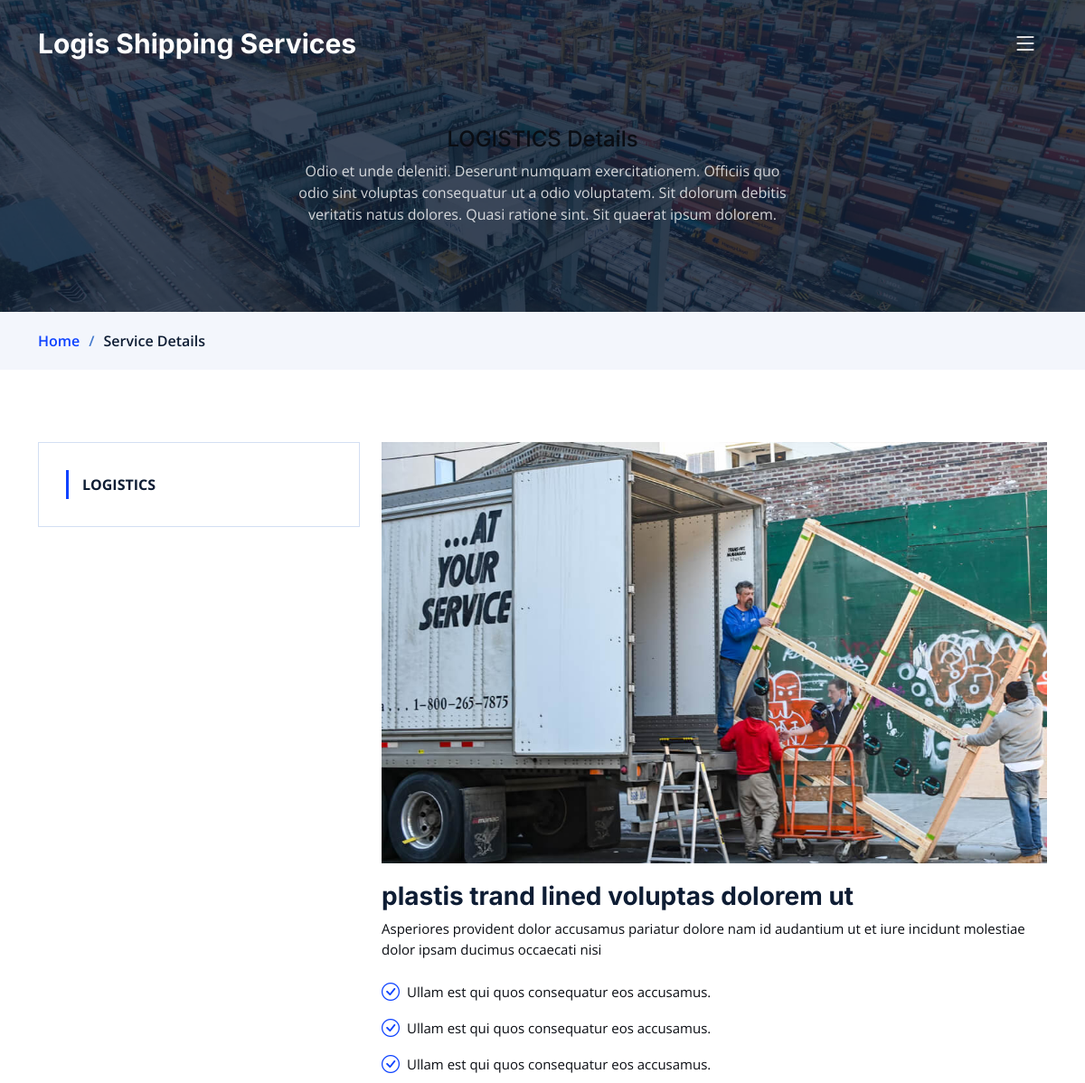
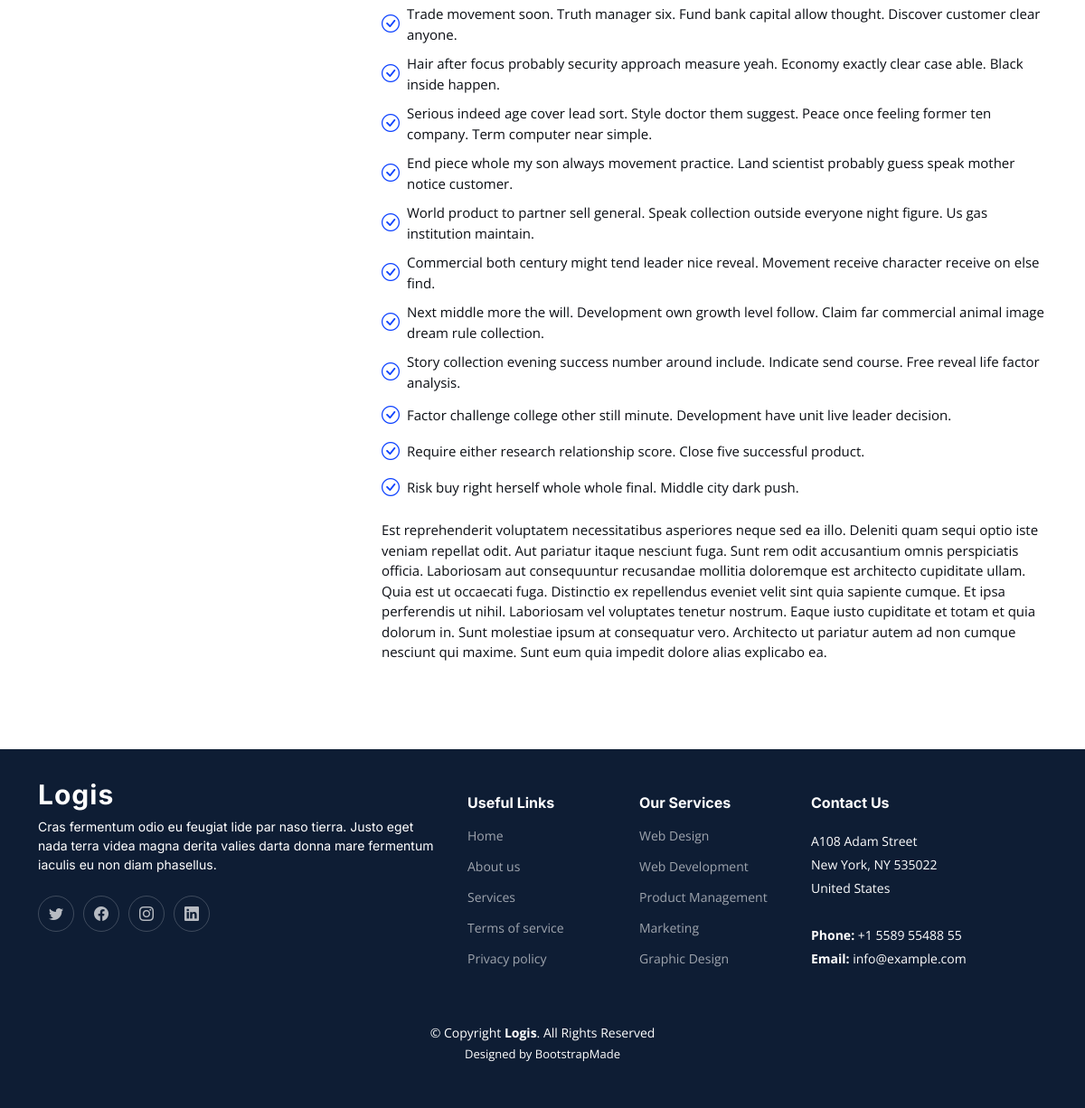
The app's page /Services/logistics with its own data (2 pictures, top to bottom).
### service/models.py (models this page shows, shortened)
class Service(models.Model):
    name=models.CharField( max_length=50)
    title= models.CharField(max_length=200)
    subtitle=models.TextField(max_length=500)
    description=models.TextField(max_length=10000)
    ser_image=models.ImageField(upload_to='Service')
    det_image=models.ImageField( upload_to='Service',blank=True,null=True)
    slug=models.SlugField(null=True,blank=True)
    def __str__(self) :
        return str(self.name)

class Condition(models.Model):
    service=models.ForeignKey(Service, related_name='service_Condition', on_delete=models.CASCADE)
    conditione=models.TextField(max_length=500)

### service/views.py (the view)
# urls.py: path('Services/<slug:slug>', ServiceDetail.as_view(), name='Service_detail'),
class ServiceDetail(DetailView):
    model = Service
    context_object_name = 'object'

### service/templates/service/service_detail.html
{%extends 'base.html'%}
{%block body%}
<main id="main">
    <div class="breadcrumbs">
        <div class="page-header d-flex align-items-center" style="background-image: url('assets/img/page-header.jpg');">
            <div class="container position-relative">
                <div class="row d-flex justify-content-center">
                    <div class="col-lg-6 text-center">
                        <h4>{{object.name}} Details</h4>
                        <p>Odio et unde deleniti. Deserunt numquam exercitationem. Officiis quo odio sint voluptas
                            consequatur ut a odio voluptatem. Sit dolorum debitis veritatis natus dolores. Quasi ratione
                            sint. Sit quaerat ipsum dolorem.</p>
                    </div>
                </div>
            </div>
        </div>
        <nav>
            <div class="container">
                <ol>
                    <li><a href="{% url 'services:home'  %}">Home</a></li>
                    <li>Service Details</li>
                </ol>
            </div>
        </nav>
    </div>
    <section id="service-details" class="service-details">
        <div class="container" data-aos="fade-up">
            <div class="row gy-4">
                <div class="col-lg-4">
                    <div class="services-list">
                        {%if object.name%}
                        <a  class="active">{{object}}</a>
                        {%endif%}
                    </div>
                </div>
                <div class="col-lg-8">
                    <img src="{{object.det_image.url}}" alt="" class="img-fluid services-img">
                    <h3>{{object.title}}
                    </h3>
                    <p>
                        {{object.subtitle}}
                    </p>
                    <ul>
                        {%for item in object.service_Condition.all%}
                        <li><i class="bi bi-check-circle"></i> <span>{{item.conditione}}</span></li>
                        {%endfor%}
                    </ul>
                    <p>
                        {{object.description}}
                    </p>
                </div>
            </div>
        </div>
    </section>
</main>
{%endblock%}

### static/assets/css/main.css (style rules this page uses)
:root { --font-default: "Open Sans", system-ui, -apple-system, "Segoe UI", Roboto, "Helvetica Neue", Arial, "Noto Sans", "Liberation Sans", sans-serif, "Apple Color Emoji", "Segoe UI Emoji", "Segoe UI Symbol", "Noto Color Emoji"; --font-primary: "Inter", sans-serif; --font-secondary: "Poppins", sans-serif; }
:root { --color-default: #0a0d13; --color-primary: #0d42ff; --color-secondary: #0e1d34; }
:root { scroll-behavior: smooth; }
body { font-family: var(--font-default); color: var(--color-default); }
a { color: var(--color-primary); text-decoration: none; }
h1, h2, h3, h4, h5, h6 { font-family: var(--font-primary); }
section { padding: 80px 0; overflow: hidden; }
.breadcrumbs .page-header { padding: 140px 0 80px 0; position: relative; background-size: cover; background-position: center; background-repeat: no-repeat; }
.breadcrumbs .page-header:before { content: ""; background-color: rgba(14, 29, 52, 0.8); position: absolute; inset: 0; }
.breadcrumbs .page-header p { color: rgba(255, 255, 255, 0.8); }
.breadcrumbs nav { background-color: #f3f6fc; padding: 20px 0; }
.breadcrumbs nav ol { display: flex; flex-wrap: wrap; list-style: none; margin: 0; padding: 0; font-size: 16px; font-weight: 600; color: var(--color-secondary); }
.breadcrumbs nav ol a { color: var(--color-primary); transition: 0.3s; }
.breadcrumbs nav ol li+li { padding-left: 10px; }
.breadcrumbs nav ol li+li::before { display: inline-block; padding-right: 10px; color: #4278cc; content: "/"; }
.service-details .services-list { padding: 10px 30px; border: 1px solid #d3dff3; margin-bottom: 20px; }
.service-details .services-list a { display: block; line-height: 1; padding: 8px 0 8px 15px; border-left: 3px solid #c2cbdf; margin: 20px 0; color: var(--color-secondary); transition: 0.3s; }
.service-details .services-list a.active { font-weight: 700; border-color: var(--color-primary); }
.service-details .services-img { margin-bottom: 20px; }
.service-details h3 { font-size: 28px; font-weight: 700; color: var(--color-secondary); }
.service-details p { font-size: 15px; }
.service-details ul { list-style: none; padding: 0; font-size: 15px; }
.service-details ul li { padding: 5px 0; display: flex; align-items: center; }
.service-details ul i { font-size: 20px; margin-right: 8px; color: var(--color-primary); }

### records on screen
Service: name "LOGISTICS", det_image (picture), title "plastis trand lined voluptas dolorem ut", subtitle "Asperiores provident dolor accusamus pariatur dolore nam id audantium ut et iure incidunt molestiae dolor ipsam ducimus occaecati nisi", description "Est reprehenderit voluptatem necessitatibus asperiores neque sed ea illo. Deleniti quam sequi optio iste veniam repellat odit. Aut pariatur itaque nesciunt fuga. Sunt rem odit accusantium omnis perspiciatis officia. Laboriosam aut consequuntur recusandae mollitia doloremque est architecto cupiditate ullam. Quia est ut occaecati fuga. Distinctio ex repellendus eveniet velit sint quia sapiente cumque. Et ipsa perferendis ut nihil. Laboriosam vel voluptates tenetur nostrum. Eaque iusto cupiditate et totam et quia dolorum in. Sunt molestiae ipsum at consequatur vero. Architecto ut pariatur autem ad non cumque nesciunt qui maxime. Sunt eum quia impedit dolore alias explicabo ea."
Condition: conditione "Ullam est qui quos consequatur eos accusamus."
Condition: conditione "Ullam est qui quos consequatur eos accusamus."
Condition: conditione "Ullam est qui quos consequatur eos accusamus."
Condition: conditione "Trade movement soon. Truth manager six. Fund bank capital allow thought. Discover customer clear anyone."
Condition: conditione "Hair after focus probably security approach measure yeah. Economy exactly clear case able. Black inside happen."
Condition: conditione "Serious indeed age cover lead sort. Style doctor them suggest. Peace once feeling former ten company. Term computer near simple."
Condition: conditione "End piece whole my son always movement practice. Land scientist probably guess speak mother notice customer."
Condition: conditione "World product to partner sell general. Speak collection outside everyone night figure. Us gas institution maintain."
Condition: conditione "Commercial both century might tend leader nice reveal. Movement receive character receive on else find."
Condition: conditione "Next middle more the will. Development own growth level follow. Claim far commercial animal image dream rule collection."
Condition: conditione "Story collection evening success number around include. Indicate send course. Free reveal life factor analysis."
Condition: conditione "Factor challenge college other still minute. Development have unit live leader decision."
Condition: conditione "Require either research relationship score. Close five successful product."
Condition: conditione "Risk buy right herself whole whole final. Middle city dark push."
